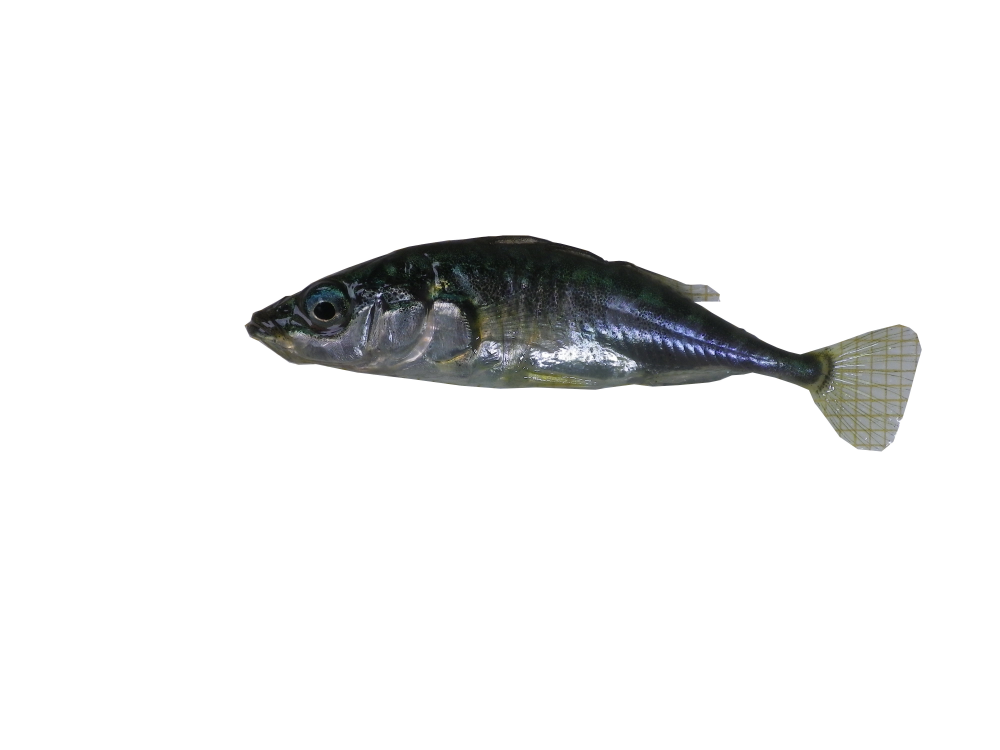
#> input picture IMGP1152M.JPG, 4000 x 3000 px (shown at 1/4 size)
$ python -i ArchitectureFondBlanc.py   (imports and definitions only)
#> lines starting #> are read from the running program, lines starting #| are printed output that depends on the picture; after the words box and inside, x2 and y2 are one past the last pixel; in counts of white or black regions, pixels touching at a corner belong together
import cv2
import matplotlib.pyplot as plt
import numpy as np
import math

img_path = "C:\\Users\\MASSON\\Desktop\\STAGE_EPINOCHE\\gimp_cut\\male\\IMGP1152M.JPG"
# [1 line not run here, left out]

'''
* Méthode pour obtenir le contours du poisson
* input : image img (type numpy.array) de taille 4000x3000 (ou même ratio) --> 1300x975
* return : contours c (type numpy.array)
'''
def contoursCorps(img):
    diamond = cv2.getStructuringElement(cv2.MORPH_RECT,(5,5))
    diamond[0, 0] = 0
    diamond[0, 1] = 0
    diamond[1, 0] = 0
    diamond[4, 4] = 0
    diamond[4, 3] = 0
    diamond[3, 4] = 0
    diamond[4, 0] = 0
    diamond[4, 1] = 0
    diamond[3, 0] = 0
    diamond[0, 3] = 0
    diamond[0, 4] = 0
    diamond[1, 4] = 0
    #avant 1500 1125
    #apres 1300 975
    img = cv2.resize(img,(1300,975))
    dst = cv2.addWeighted(img, 2, img, 0, 2)
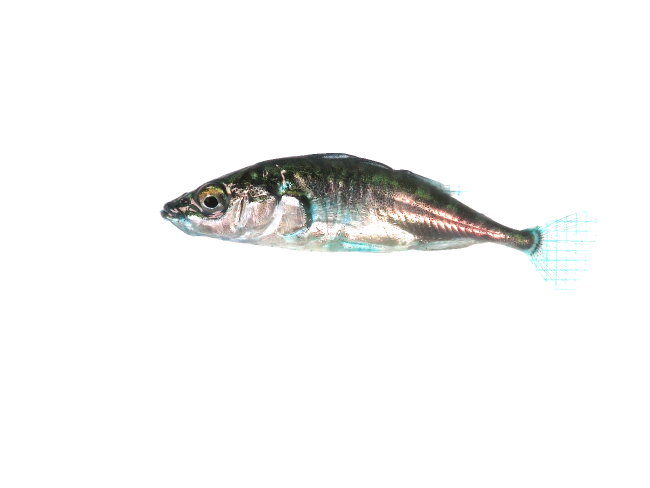
#> dst: shape (975, 1300, 3) (shown at 1/2 size); mean of channels 0, 1, 2 245.4, 246, 246; drawn as B, G, R
    # plt.figure()
    # plt.imshow(dst)
    dst = cv2.resize(dst,(1300,975))
    dst = cv2.cvtColor(dst,cv2.COLOR_RGB2GRAY)
#> dst: shape (975, 1300)
    closing = cv2.morphologyEx(dst, cv2.MORPH_CLOSE, diamond,iterations=1)
    dilated = cv2.dilate(closing,diamond,iterations=1)
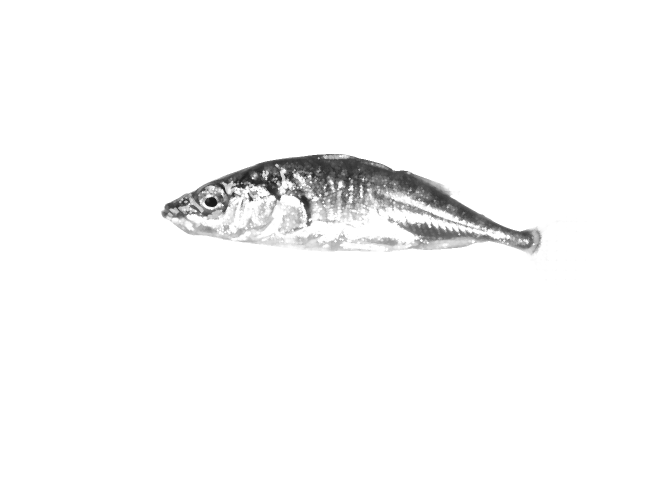
#> dilated: shape (975, 1300) (shown at 1/2 size); min 24, max 255, mean 248.9
    blured = cv2.medianBlur(dilated,ksize=1)
    binarized = cv2.threshold(blured,245,250,cv2.THRESH_BINARY)[1]
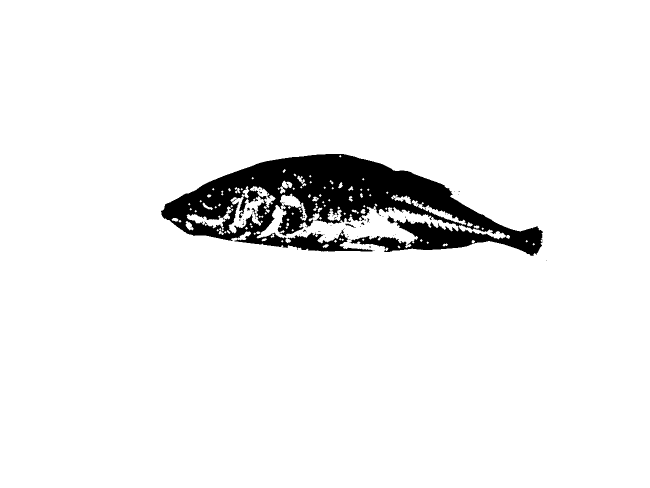
#> binarized: shape (975, 1300) (shown at 1/2 size); values 0 (black) and 250 (white), 94.4% white; 55 black regions (51 under 20 px)
    # plt.figure()
    # plt.imshow(binarized,cmap='gray')
    contours, hierarchy = cv2.findContours(binarized,cv2.RETR_TREE, cv2.CHAIN_APPROX_NONE)
#> contours = 296 contours, 255 with area under 20; largest, box (x1, y1, x2, y2) and area: (0, 0, 1300, 975) 1265226, (321, 307, 1087, 513) 82016, (457, 372, 551, 467) 2852, (373, 413, 463, 463) 1032, (823, 400, 933, 450) 841
    list_area = [cv2.contourArea(c) for c in contours]
#> list_area = 296 values, max 1265226 at index 0, min 2 at index 1, mean 4579.5
    for c in contours:
        area = cv2.contourArea(c)
        if area < 100:
            cv2.fillPoly(binarized, pts=[c], color=0)
            continue
#> this loop made 296 passes
#> area on passes 1, 50, 61: 1265226, 21, 79.5
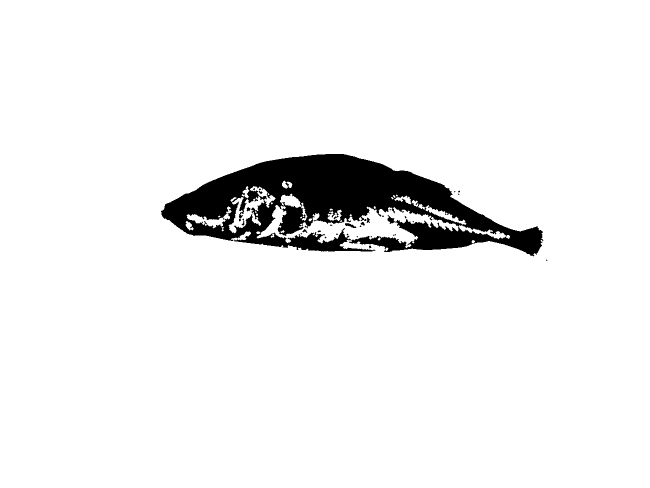
#> binarized: shape (975, 1300) (shown at 1/2 size); values 0 (black) and 250 (white), 94.1% white; 28 black regions (20 under 20 px), largest, box (x1, y1, x2, y2) and area: (322, 308, 1087, 513) 74340, (690, 446, 713, 456) 104, (493, 414, 501, 423) 43
    binarized = cv2.morphologyEx(binarized, cv2.MORPH_CLOSE, cv2.getStructuringElement(cv2.MORPH_ELLIPSE, (4,4)));
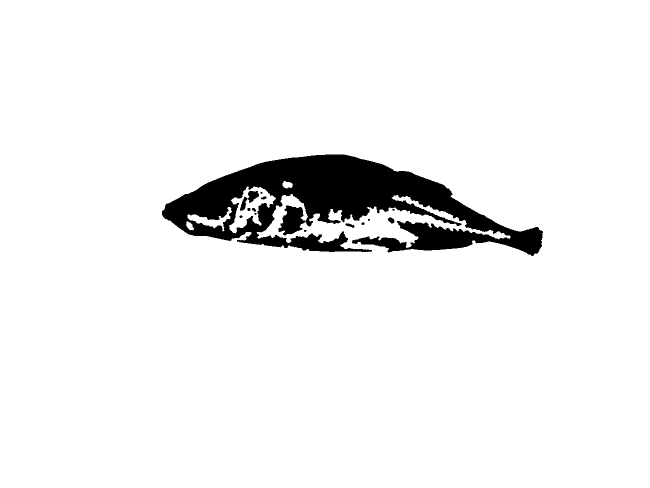
#> binarized: shape (975, 1300) (shown at 1/2 size); values 0 (black) and 250 (white), 94.3% white; 16 black regions (5 under 20 px)
    imgcopy = img.copy()
    imgcopy2 = np.copy(img)
    # plt.imshow(binarized,cmap='gray')
    contours2, hierarchy2 = cv2.findContours(binarized,cv2.RETR_TREE, cv2.CHAIN_APPROX_NONE)
#> contours2 = 21 contours, 4 with area under 20; largest, box (x1, y1, x2, y2) and area: (0, 0, 1300, 975) 1265226, (323, 308, 1087, 513) 77252, (458, 373, 552, 467) 3910, (556, 410, 611, 472) 2112, (374, 414, 464, 463) 1132
    # plt.figure()
    # plt.imshow(imgcopy2,cmap="gray")
    cv2.drawContours(imgcopy2,contours2,-1,(255,0,0),4)
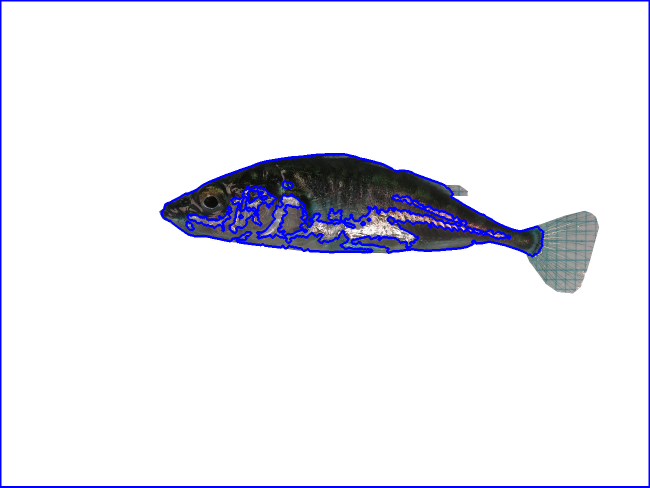
#> imgcopy2: shape (975, 1300, 3) (shown at 1/2 size); mean of channels 0, 1, 2 242.2, 234.8, 234.7; drawn as B, G, R
    # plt.figure()
    # plt.imshow(imgcopy2,cmap="gray")
    list_area2 = [cv2.contourArea(c) for c in contours2]
#> list_area2 = [1265226, 24, 110.5, 34.5, 19, 128.5, 19, 2111.5, 77252.5, 152, 1132, 3910.5, 33, 19, 51, 41.5, 245, 62.5, 19, 388.5, 197]
    drawing = np.ones((img.shape[0], img.shape[1], 3), np.uint8)*255
    cv2.fillPoly(drawing,pts=contours2,color=(0,0,0))
#> drawing: shape (975, 1300, 3); 5.7% white; 16 white regions (5 under 20 px), largest, box (x1, y1, x2, y2) and area: (324, 309, 1086, 512) 69661, (557, 411, 610, 471) 2006, (496, 382, 518, 406) 353
    drawing = cv2.dilate(drawing,diamond,iterations=1)
#> drawing: shape (975, 1300, 3); 6.5% white; 7 white regions, largest, box (x1, y1, x2, y2) and area: (322, 307, 1088, 514) 82019, (774, 433, 791, 449) 188, (689, 445, 711, 458) 180
    # plt.figure()
    # plt.imshow(drawing)
    drawing = cv2.morphologyEx(drawing, cv2.MORPH_CLOSE, diamond,iterations=5)
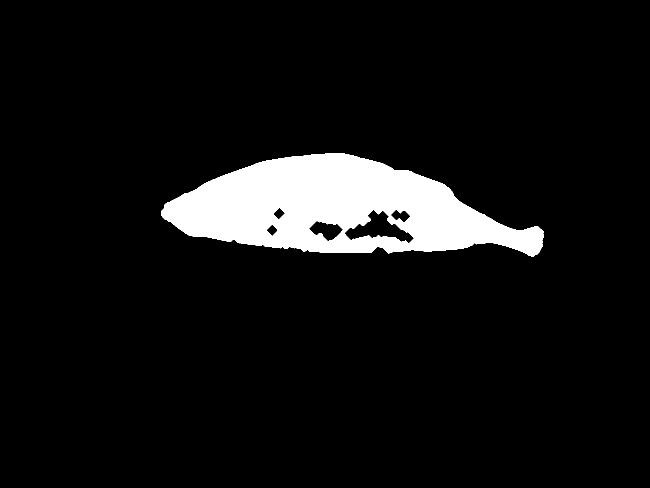
#> drawing: shape (975, 1300, 3) (shown at 1/2 size); 7.3% white; 1 white region
    # plt.figure()
    # plt.imshow(drawing,cmap="gray")
    contours3, hierarchy3 = cv2.findContours(cv2.cvtColor(drawing,cv2.COLOR_BGR2GRAY),cv2.RETR_TREE, cv2.CHAIN_APPROX_NONE)
#> contours3 = 6 contours; box (x1, y1, x2, y2) and area: (322, 307, 1088, 514) 98090, (688, 419, 829, 488) 4139, (617, 441, 687, 484) 1613, (781, 418, 822, 446) 586, (546, 415, 571, 440) 298, (532, 448, 556, 473) 287
    # Affichage du plus grand contours
    # cv2.drawContours(img, max(contours3, key = cv2.contourArea), -1, (0,255,0), 3)
    # plt.imshow(img)
    # plt.show()
    out_mask = np.zeros_like(img)
    contours3 = sorted(contours3, key=cv2.contourArea)
    out=img.copy()
    # cv2.drawContours(out, [contours3[-1]], -1, (255,0,0), 3)
    # out[out_mask == 0] = 255
    c=max(contours3, key=cv2.contourArea)
#> c = contour of 1583 points, box (x1, y1, x2, y2) (322, 307, 1088, 514), area 98090
    return out,c


# [66 lines left out: function contoursCorpsBig, not called in this run]


'''
* Méthode pour avoir les 4 points extrêmes du poisson
* input : contours c (type numpy.array) issu de l'image 1300x975
* return : [left,right,top,bottom] (type list of numpy.array)
'''
# [6 lines left out: function pointExtremeContours, not called in this run]


'''
* Méthode pour avoir l'angle de rotation
* input : points left et right (type tuple) issu de l'image 1300x975
* return : angle (type float en degrés) et centre (type tuple of float)
'''
# [8 lines left out: function angleRot, not called in this run]


'''
* Méthode pour repencher l'image si necessaire
* input : image (type numpy.array) 1300x975, angle (type float en degrés), center (list of float)
* return : result (type numpy.array)
'''
# [4 lines left out: function rotate_image, not called in this run]


'''
* Routine pour détecter les points 3 et 19 (oeil)
* input : image (type numpy.array)
* return : pt3,pt19
'''
# [25 lines left out: function points3_19, not called in this run]


''' Méthode calculant la distance euclidienne entre deux points '''
# [8 lines left out: function euclideDist, not called in this run]


''' Méthode calculant l'angle par la loi des cosinus '''
# [13 lines left out: function calculAngle, not called in this run]


'''
* Routine pour détecter le point 9 (menton)
* input : contours (type numpy.array), pt19 (tuple of float)
* return : pt9
'''
# [23 lines left out: function point9, not called in this run]


'''
* Routine pour détecter les points 15 et 13 (ouverture bronchiale)
* input : img (type numpy.array)
* return : pt15,pt13 (type tuple of tuple)
'''

# [136 lines left out: functions points15_13, points5_7, not called in this run]


'''
*
* Main function
*
'''


# out,c = contoursCorpsBig(img)

# #
# # out,c = contoursCorps(img)
# [left,right,top,bottom] = pointExtremeContours(c)
# imagerot = rotate_image(out,angleRot(left,right)[0],angleRot(left,right)[1])
# #
# _,c = contoursCorpsBig(imagerot)
# [left,right,top,bottom] = pointExtremeContours(c)
# #
#
# [pt3,pt19]=points3_19(imagerot)
#
#
# pt9 = point9(c,pt19)
#
# #ne fonctionne pas pour l'instant
# # [pt15,pt13] = points15_13(imagerot)
# # cv2.circle(imagerot, pt15, 4, (255, 0, 0), -1)
# # cv2.circle(imagerot, pt13, 4, (255, 0, 0), -1)
#
# pt5,pt7 = points5_7(imagerot,pt9)
#


# cv2.circle(imagerot, left, 12, (0, 50, 255), -1)
# cv2.circle(imagerot, right, 12, (0, 255, 255), -1)
# cv2.circle(imagerot, top, 12, (255, 50, 0), -1)
# cv2.circle(imagerot, bottom, 12, (255, 255, 0), -1)
# cv2.circle(imagerot, pt3, 12, (255, 0, 0), -1)
# cv2.circle(imagerot, pt19, 12, (255, 0, 0), -1)
# cv2.circle(imagerot, pt9, 12, (255, 0, 0), -1)
# cv2.circle(imagerot, pt5, 8, (0, 255, 0), -1)
# cv2.circle(imagerot, pt7, 8, (0, 255, 0), -1)
# plt.imshow(imagerot)
# plt.show()
#


#

>>> import cv2
>>> picture = cv2.cvtColor(cv2.imread('IMGP1152M.JPG'), cv2.COLOR_BGR2RGB)
>>> result = contoursCorps(picture)

$ run again, on illustration.jpg
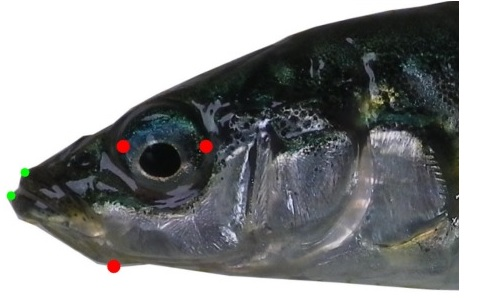
#> input picture illustration.jpg, 481 x 298 px
#> in contoursCorps, `binarized = cv2.threshold(blured,245,250,cv2.THRESH_BINARY)[1]`:
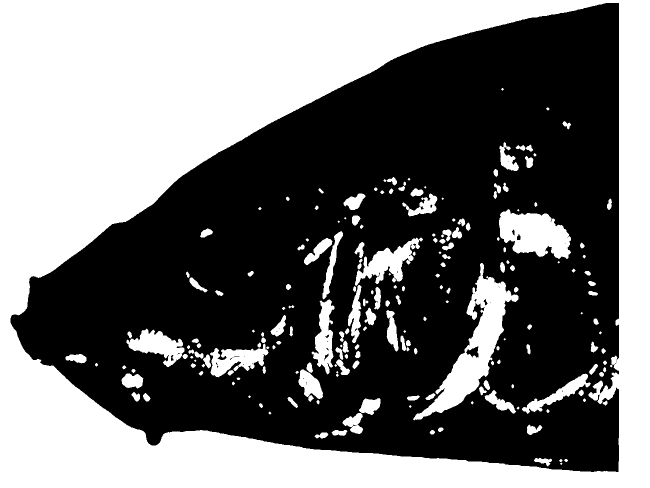
#> binarized: shape (975, 1300) (shown at 1/2 size); values 0 (black) and 250 (white), 44.7% white; 200 white regions (20 under 20 px)
#> contours = 276 contours, 100 with area under 20; largest, box (x1, y1, x2, y2) and area: (0, 0, 1300, 975) 1265226, (20, 5, 1239, 945) 780008, (826, 526, 1037, 841) 16622, (998, 418, 1142, 518) 9434, (710, 475, 846, 572) 4742
#> list_area = 276 values, max 1265226 at index 0, min 2 at index 1, mean 7676.9
#> the loop in contoursCorps, `for c in contours:` made 276 passes
#> area on passes 1, 8, 10: 1265226, 780008.5, 24.5
#> contours2 = 67 contours, 2 with area under 20; largest, box (x1, y1, x2, y2) and area: (0, 0, 1300, 975) 1265226, (21, 6, 1240, 946) 780487, (827, 527, 1038, 841) 17187, (999, 419, 1143, 518) 9457, (697, 476, 847, 687) 6470
#> imgcopy2: shape (975, 1300, 3); mean of channels 0, 1, 2 144.5, 131.4, 131.9
#> list_area2 = 67 values, max 1265226 at index 0, min 19 at index 19, mean 31570.1
#> in contoursCorps, `drawing = cv2.morphologyEx(drawing, cv2.MORPH_CLOSE, diamond,iteration..`:
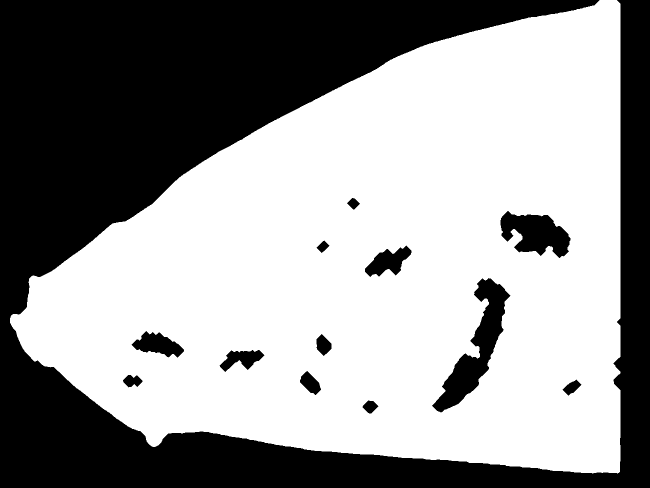
#> drawing: shape (975, 1300, 3) (shown at 1/2 size); 59.5% white; 13 black regions
#> contours3 = 13 contours; largest, box (x1, y1, x2, y2) and area: (20, 0, 1241, 947) 785766, (863, 555, 1022, 826) 13368, (1000, 421, 1142, 517) 8301, (729, 490, 824, 555) 3174, (262, 661, 369, 716) 3164
#> in contoursCorps, `c=max(contours3, key=cv2.contourArea)`: c = contour of 3484 points, box (x1, y1, x2, y2) (20, 0, 1241, 947), area 785766

$ run again, on illustration2.jpg
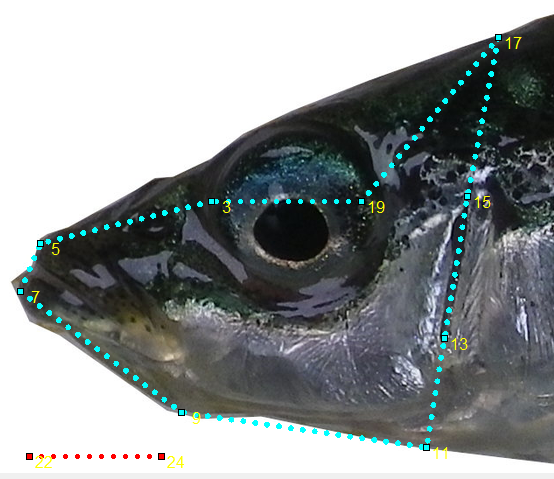
#> input picture illustration2.jpg, 554 x 479 px
#> in contoursCorps, `binarized = cv2.threshold(blured,245,250,cv2.THRESH_BINARY)[1]`:
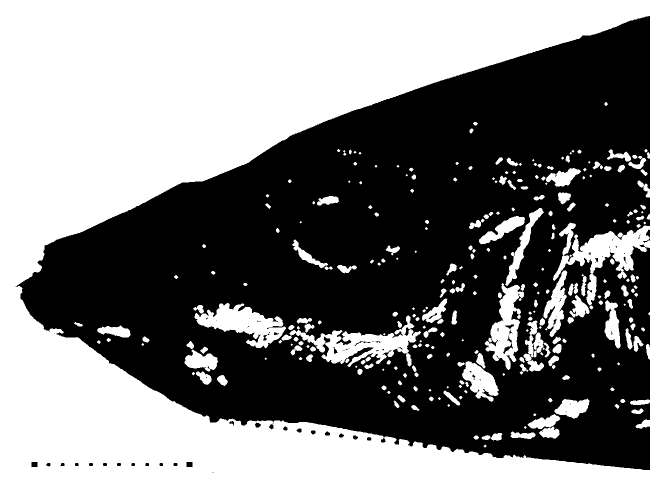
#> binarized: shape (975, 1300) (shown at 1/2 size); values 0 (black) and 250 (white), 48.2% white; 293 white regions (44 under 20 px)
#> contours = 456 contours, 190 with area under 20; largest, box (x1, y1, x2, y2) and area: (0, 0, 1300, 975) 528670, (1106, 445, 1300, 611) 9868, (579, 631, 842, 734) 8979, (389, 606, 572, 697) 7530, (969, 566, 1048, 740) 6089
#> list_area = 456 values, max 528670.5 at index 426, min 2 at index 5, mean 1329.8
#> the loop in contoursCorps, `for c in contours:` made 456 passes
#> area on passes 2 to 4: 52, 335.5, 442.5
#> contours2 = 117 contours, 11 with area under 20; largest, box (x1, y1, x2, y2) and area: (0, 0, 1300, 975) 529232, (387, 607, 843, 734) 18163, (1080, 446, 1300, 674) 13720, (970, 417, 1089, 740) 8700, (925, 707, 999, 804) 3566
#> imgcopy2: shape (975, 1300, 3); mean of channels 0, 1, 2 151.3, 140.1, 140.6
#> list_area2 = 117 values, max 529231.5 at index 93, min 19 at index 14, mean 5161.7
#> in contoursCorps, `drawing = cv2.morphologyEx(drawing, cv2.MORPH_CLOSE, diamond,iteration..`:
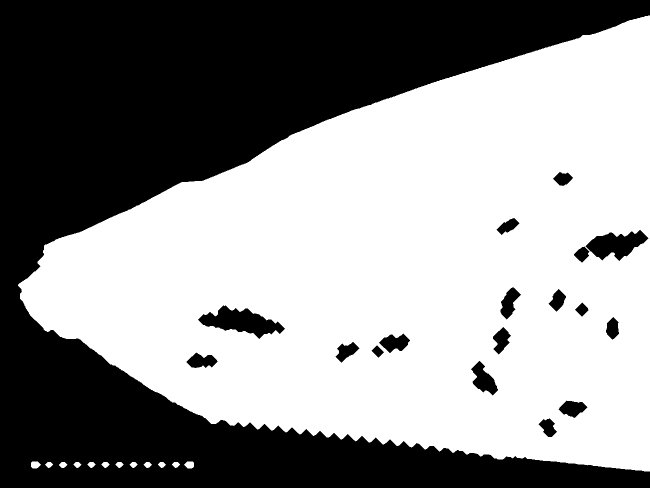
#> drawing: shape (975, 1300, 3) (shown at 1/2 size); 57% white; 18 black regions
#> contours3 = 30 contours; largest, box (x1, y1, x2, y2) and area: (36, 31, 1300, 943) 743005, (395, 610, 571, 679) 5798, (1170, 459, 1298, 523) 4430, (941, 721, 997, 792) 1938, (757, 666, 821, 707) 1472
#> in contoursCorps, `c=max(contours3, key=cv2.contourArea)`: c = contour of 3510 points, box (x1, y1, x2, y2) (36, 31, 1300, 943), area 743005

$ run again, on illustration3.jpg
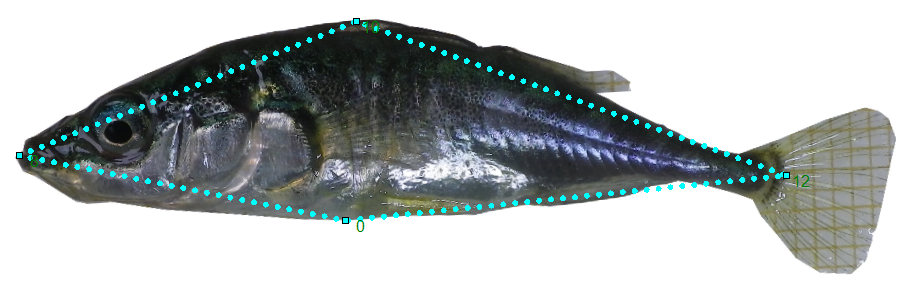
#> input picture illustration3.jpg, 918 x 298 px
#> contours = 337 contours, 195 with area under 20; largest, box (x1, y1, x2, y2) and area: (0, 0, 1300, 975) 1265226, (23, 60, 1130, 732) 455296, (429, 411, 792, 647) 32192, (312, 451, 382, 640) 4448, (538, 647, 666, 685) 2837
#> list_area = 337 values, max 1265226 at index 0, min 2 at index 2, mean 5296
#> the loop in contoursCorps, `for c in contours:` made 337 passes
#> area on passes 1, 8, 19: 1265226, 21, 52.5
#> contours2 = 63 contours, 5 with area under 20; largest, box (x1, y1, x2, y2) and area: (0, 0, 1300, 975) 1265226, (25, 61, 1128, 733) 455126, (313, 412, 872, 647) 40900, (223, 399, 316, 617) 4144, (539, 648, 667, 685) 2872
#> imgcopy2: shape (975, 1300, 3); mean of channels 0, 1, 2 185.8, 177.6, 177.4
#> list_area2 = 63 values, max 1265226 at index 0, min 19 at index 9, mean 28293.2
#> in contoursCorps, `drawing = cv2.morphologyEx(drawing, cv2.MORPH_CLOSE, diamond,iteration..`:
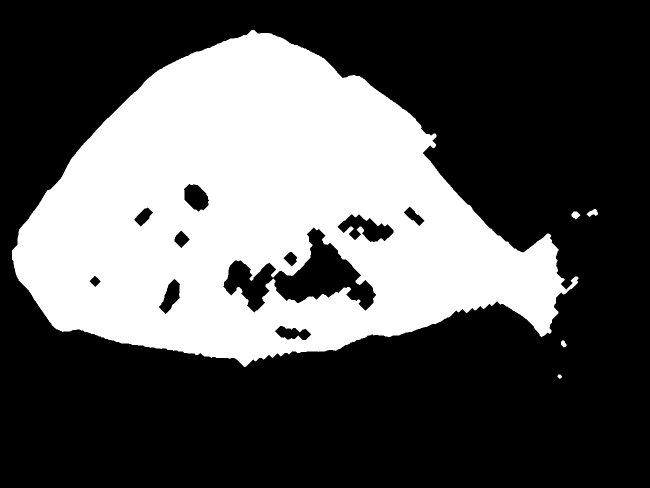
#> drawing: shape (975, 1300, 3) (shown at 1/2 size); 34.1% white; 5 white regions
#> contours3 = 15 contours; largest, box (x1, y1, x2, y2) and area: (24, 60, 1157, 734) 460832, (446, 454, 753, 626) 20336, (674, 428, 788, 485) 3374, (367, 367, 419, 424) 1956, (317, 557, 361, 629) 1572
#> in contoursCorps, `c=max(contours3, key=cv2.contourArea)`: c = contour of 2687 points, box (x1, y1, x2, y2) (24, 60, 1157, 734), area 460832
